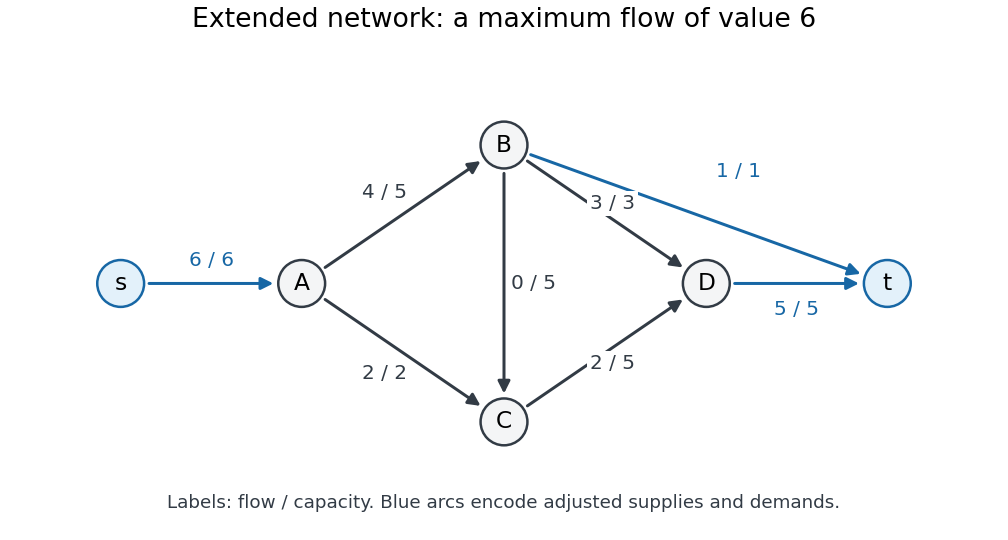

Python code for this plot:
"""Original extended-flow diagram; writes a PNG to the current directory.

Tested with Python 3.14.4, NumPy 2.3.5 and Matplotlib 3.10.7+dfsg1.
Uses only the dependency families documented in the root pyproject.toml.
"""
from pathlib import Path
from matplotlib.backends.backend_agg import FigureCanvasAgg
from matplotlib.figure import Figure
from matplotlib.patches import Circle, FancyArrowPatch


def main():
    fig = Figure(figsize=(8.4, 4.5), dpi=120, facecolor="white")
    FigureCanvasAgg(fig)
    ax = fig.add_axes((0.025, 0.13, 0.95, 0.70))
    pos = {"s": (-1.7, 0), "A": (0, 0), "B": (1.9, 1.3),
           "C": (1.9, -1.3), "D": (3.8, 0), "t": (5.5, 0)}
    edges = [("s", "A", "6 / 6", (-0.85, .22), True),
             ("A", "B", "4 / 5", (.78, .85), False),
             ("A", "C", "2 / 2", (.78, -.85), False),
             ("B", "C", "0 / 5", (2.18, 0), False),
             ("B", "D", "3 / 3", (2.92, .75), False),
             ("C", "D", "2 / 5", (2.92, -.75), False),
             ("B", "t", "1 / 1", (4.1, 1.05), True),
             ("D", "t", "5 / 5", (4.65, -.24), True)]
    for u, v, label, label_pos, auxiliary in edges:
        color = "#1767a5" if auxiliary else "#323b45"
        ax.add_patch(FancyArrowPatch(pos[u], pos[v], arrowstyle="-|>",
                     mutation_scale=15, shrinkA=17, shrinkB=17,
                     linewidth=1.8, color=color))
        ax.text(*label_pos, label, ha="center", va="center", fontsize=12,
                color=color, bbox={"facecolor": "white", "edgecolor": "none", "pad": 1.8})
    for name, point in pos.items():
        aux = name in ("s", "t")
        ax.add_patch(Circle(point, .22, facecolor="#e3f1fa" if aux else "#f4f5f6",
                            edgecolor="#1767a5" if aux else "#323b45", linewidth=1.5, zorder=3))
        ax.text(*point, name, ha="center", va="center", fontsize=14, zorder=4)
    ax.set(xlim=(-2.12, 5.92), ylim=(-1.75, 1.8), aspect="equal")
    ax.axis("off")
    fig.text(.5, .95, "Extended network: a maximum flow of value 6", ha="center", fontsize=16)
    fig.text(.5, .06, "Labels: flow / capacity. Blue arcs encode adjusted supplies and demands.",
             ha="center", fontsize=11, color="#323b45")
    fig.savefig(Path.cwd() / "advanced-data-structures-2015-extended-flow.png",
                facecolor="white", transparent=False, dpi=120)


if __name__ == "__main__":
    main()
